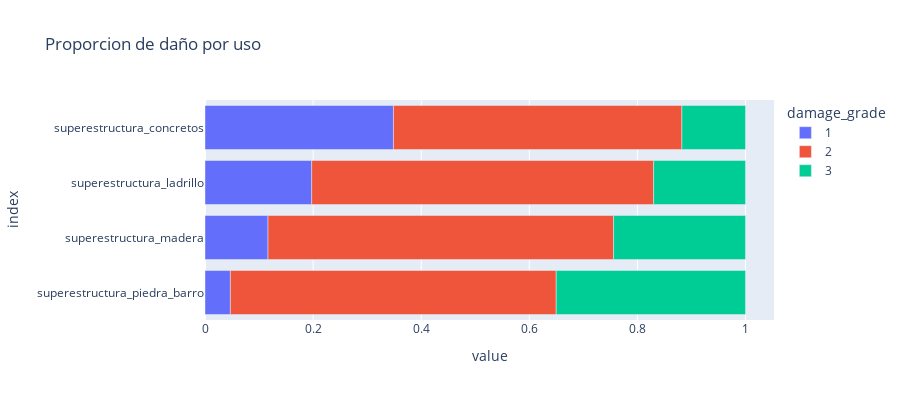

The notebook cell saved with this chart:
### Code cell
fig = px.bar(dosPisosPorcentajes, x=dosPisosPorcentajes.columns, y=dosPisosPorcentajes.index,
             orientation='h',
             height=400,
             title='Proporcion de daño por uso')
fig.show()

### Figure 1 — Plotly figure (JSON) as saved in the notebook; plotly's stock layout.template omitted (floating-point values rounded to 4 significant figures)
{"data": [{"alignmentgroup": "True", "hovertemplate": "damage_grade=1<br>value=%{x}<br>index=%{y}<extra></extra>", "legendgroup": "1", "marker": {"color": "#636efa"}, "name": "1", "offsetgroup": "1", "orientation": "h", "showlegend": true, "textposition": "auto", "type": "bar", "x": [0.04695, 0.1165, 0.1974, 0.3486], "xaxis": "x", "y": ["superestructura_piedra_barro", "superestructura_madera", "superestructura_ladrillo", "superestructura_concretos"], "yaxis": "y"}, {"alignmentgroup": "True", "hovertemplate": "damage_grade=2<br>value=%{x}<br>index=%{y}<extra></extra>", "legendgroup": "2", "marker": {"color": "#EF553B"}, "name": "2", "offsetgroup": "2", "orientation": "h", "showlegend": true, "textposition": "auto", "type": "bar", "x": [0.6028, 0.6393, 0.6326, 0.5336], "xaxis": "x", "y": ["superestructura_piedra_barro", "superestructura_madera", "superestructura_ladrillo", "superestructura_concretos"], "yaxis": "y"}, {"alignmentgroup": "True", "hovertemplate": "damage_grade=3<br>value=%{x}<br>index=%{y}<extra></extra>", "legendgroup": "3", "marker": {"color": "#00cc96"}, "name": "3", "offsetgroup": "3", "orientation": "h", "showlegend": true, "textposition": "auto", "type": "bar", "x": [0.3502, 0.2441, 0.17, 0.1178], "xaxis": "x", "y": ["superestructura_piedra_barro", "superestructura_madera", "superestructura_ladrillo", "superestructura_concretos"], "yaxis": "y"}], "layout": {"barmode": "relative", "height": 400, "legend": {"title": {"text": "damage_grade"}, "tracegroupgap": 0}, "title": {"text": "Proporcion de daño por uso"}, "xaxis": {"anchor": "y", "domain": [0, 1], "title": {"text": "value"}}, "yaxis": {"anchor": "x", "domain": [0, 1], "title": {"text": "index"}}}}
